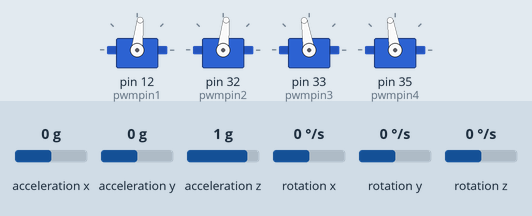
The program below on a simulated Raspberry Pi (header pin numbers). Parts: 4 × servo. The test bench sets the inputs (shaded band); at power-on: acceleration y 0 g, acceleration x 0 g, acceleration z 1 g, rotation x 0 °/s, rotation y 0 °/s, rotation z 0 °/s. Servo angles are drawn from the pulse width (0.5 ms = 0°, 2.5 ms = 180°); threads take turns every 2 ms; what the program prints to the terminal is not drawn.

Above: at 10.2 s.
10.3 s: acceleration y set to -0.8 g
At 12.6 s:
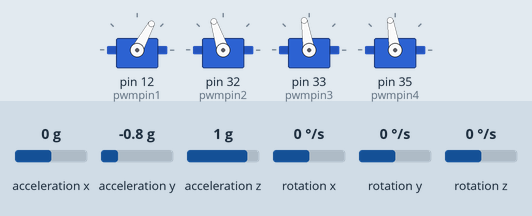
13.3 s: acceleration x set to -1.4 g
At 14.1 s:
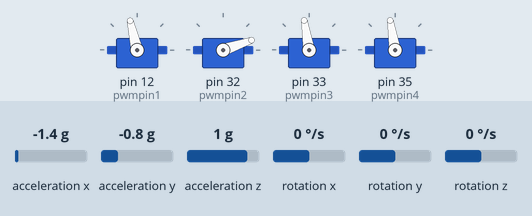
16.3 s: acceleration x set to -0.8 g
At 17.3 s:
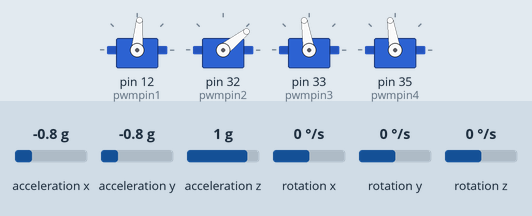
19.3 s: acceleration y set to -1.4 g
At 22.0 s:
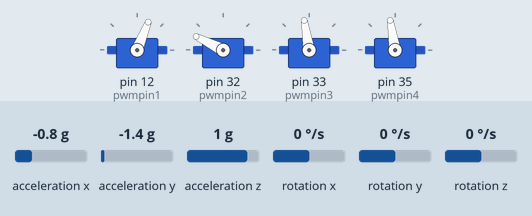
22.3 s: acceleration x set to 0 g
Timing chart, 0 to 61.5 s (numbered marks = the images above; inputs shaded):
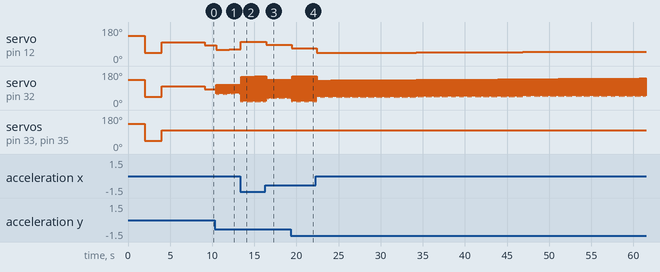

Measured:
- after the input at 10.3 s, servo on pin 12 (pwmpin1): 84° → 60° after 0.17 s, → 61° 1.6 s later
- after the input at 13.3 s, servo on pin 12 (pwmpin1): 61° → 103° after 0.11 s
- after the input at 16.3 s, servo on pin 12 (pwmpin1): 103° → 85° after 0.13 s, → 86° 2.2 s later
- after the input at 19.3 s, servo on pin 12 (pwmpin1): 86° → 67° after 0.15 s, → 68° 1.6 s later

The program:

mainfc.py
```python
#      MAIN TEST FILE
#      created by: Zozulia Dmytro 2023
#      Description: This file contains motors initialization from main file and tests with different duty cycles ftom 5 to 10
#      to understandn the values of PWM when motors start to lift drone up, make it hover in one place, softly land and standby

# imports
import RPi.GPIO as GPIO
import smbus
from time import sleep

import threading
import time


factor = -0.05


def my_function():
    # if factor < 0.75:
    global factor
    factor = factor + 0.001
    print(factor)
    return factor
   # print("Function called at:", time.strftime("%Y-%m-%d %H:%M:%S"))


def scheduler():
    while True:
        my_function()
        time.sleep(0.6)


# -------------------------- MPU SECTION -------------------------- #
##
# MPU6050 Registers&Address
##

PWR_MGMT_1 = 0x6B
SMPLRT_DIV = 0x19
CONFIG = 0x1A
GYRO_CONFIG = 0x1B
INT_ENABLE = 0x38
ACCEL_XOUT = 0x3B
ACCEL_YOUT = 0x3D
ACCEL_ZOUT = 0x3F
GYRO_XOUT = 0x43
GYRO_YOUT = 0x45
GYRO_ZOUT = 0x47

bus = smbus.SMBus(1)  # or bus = smbus.SMBus(0) for older version boards

Device_Address = 0x68  # MPU6050 device address
# -------------------------- MPU SECTION -------------------------- #
##
# Init MPU
##


def MPU_Init():

    # write to sample rate register
    bus.write_byte_data(Device_Address, SMPLRT_DIV, 7)

    # Write to power management register
    bus.write_byte_data(Device_Address, PWR_MGMT_1, 1)

    # Write to Configuration register
    bus.write_byte_data(Device_Address, CONFIG, 0)

    # Write to Gyro configuration register
    bus.write_byte_data(Device_Address, GYRO_CONFIG, 24)

    # Write to interrupt enable register
    bus.write_byte_data(Device_Address, INT_ENABLE, 1)


def read_raw_data(addr):
    # Accelero and Gyro value are 16-bit
    high = bus.read_byte_data(Device_Address, addr)
    low = bus.read_byte_data(Device_Address, addr+1)

    # concatenate higher and lower value
    value = ((high << 8) | low)

    # to get signed value from mpu6050
    if (value > 32768):
        value = value - 65536
    return value


# -------------------------- MPU SECTION -------------------------- #

# -------------------------- PID SECTION -------------------------- #
integral_ = 0.0
prev_err = 0.0
##
# calc_pid function for calculaction PID output value
##


def calc_pid(input_angle, set_angle, Kp, Ki, Kd, dt):
    err = set_angle - input_angle
    integral_ = 0.0
    prev_err = 0.0
    integral_ += err * dt
    D = (err - prev_err) / dt
    prev_err = err
    return (err * Kp + integral_ * Ki + D * Kd)
##
# scaled_value function for adjusting esc-raw values
##

def scaled_value_(value, old_min, old_max, new_min, new_max, scaling_factor=1.0):
    new_value = (value - old_min) * (new_max - new_min) / \
        (old_max - old_min) + new_min
    scaled_new_value = new_value +  new_value * scaling_factor
    return scaled_new_value

def scaled_value(value, old_min, old_max, new_min, new_max):
    new_value = (value - old_min)*(new_max - new_min) / \
        (old_max - old_min) + new_min
    return new_value


def scaled_value_factor(value, old_min, old_max, new_min, new_max, speed_factor=1.0):
    new_value_scaled = (value - old_min)*(new_max - new_min) / \
        (old_max - old_min) + new_min

    return new_value_scaled + speed_factor

# -------------------------- PID SECTION -------------------------- #


# pins
pwmpin1 = 12  # front-rigt-ccw
pwmpin2 = 32  # rear-right -cw
pwmpin3 = 33  # rear-left-ccw
pwmpin4 = 35  # front - left -cw

# sets
GPIO.setwarnings(False)
GPIO.setmode(GPIO.BOARD)

# configuring ports for out
GPIO.setup(pwmpin1, GPIO.OUT)
GPIO.setup(pwmpin2, GPIO.OUT)
GPIO.setup(pwmpin3, GPIO.OUT)
GPIO.setup(pwmpin4, GPIO.OUT)

# configuring ports for PWM for 50 Herz
pi_pwm1 = GPIO.PWM(pwmpin1, 50)
pi_pwm2 = GPIO.PWM(pwmpin2, 50)
pi_pwm3 = GPIO.PWM(pwmpin3, 50)
pi_pwm4 = GPIO.PWM(pwmpin4, 50)

# init motors


def motors_init():

    print("init")
    pi_pwm1.start(10)
    pi_pwm2.start(10)
    pi_pwm3.start(10)
    pi_pwm4.start(10)

    sleep(2)

    pi_pwm1.ChangeDutyCycle(5)
    pi_pwm2.ChangeDutyCycle(5)
    pi_pwm3.ChangeDutyCycle(5)
    pi_pwm4.ChangeDutyCycle(5)

    sleep(2)

    pi_pwm1.ChangeDutyCycle(8)
    pi_pwm2.ChangeDutyCycle(8)
    pi_pwm3.ChangeDutyCycle(8)
    pi_pwm4.ChangeDutyCycle(8)

    sleep(3)
    print("END init")

# Change duty cycle of motors


def motors_cdc(duty_cycle_value):

    pi_pwm1.ChangeDutyCycle(duty_cycle_value)
    pi_pwm2.ChangeDutyCycle(duty_cycle_value)
    pi_pwm3.ChangeDutyCycle(duty_cycle_value)
    pi_pwm4.ChangeDutyCycle(duty_cycle_value)
    print("Current duty cycle is: ", duty_cycle_value)


# main
if __name__ == "__main__":

        MPU_Init()

   # print("Mpu init - ok \n\n")
   # print("Duty Cycle Test \n\n")
   # print("Init motors? y/n")
    #answer = input(">>> ")
    #if answer == "y":

        motors_init()
        sleep(2)
        print("Motors are initialized")

        scheduler_thread = threading.Thread(target=scheduler)
        scheduler_thread.start()

        while True:

            acc_x = read_raw_data(ACCEL_XOUT)
            acc_y = read_raw_data(ACCEL_YOUT)
            acc_z = read_raw_data(ACCEL_ZOUT)

            # Read Gyroscope raw value
            gyro_x = read_raw_data(GYRO_XOUT)
            gyro_y = read_raw_data(GYRO_YOUT)
            gyro_z = read_raw_data(GYRO_ZOUT)

            Ax = acc_x/16384.0
            Ay = acc_y/16384.0
            Az = acc_z/16384.0

            Gx = gyro_x/131.0
            Gy = gyro_y/131.0
            Gz = gyro_z/131.0

            in_min = 1
            in_max = -1
            out_min = 0
            out_max = 180

            # Convert accelerometer Y axis values from 0 to 180
            value = (Ay - in_min) * (out_max - out_min) / \
                (in_max - in_min) + out_min

            value = int(value)
            value_x = (Ax - in_min) * (out_max - out_min) / \
                (in_max - in_min) + out_min
            value_x = int(value_x)
            #         angle(value) # Rotate the servo motor using the sensor values
            sleep(0.08)

            pid_output_pitch = calc_pid(value_x, 90, 1.0, 2.0, 3.0, 0.08)
            pid_output_roll = calc_pid(value, 90, 1.0, 2.0, 3.0, 0.08)

            esc_1 = 7.5 - pid_output_pitch + pid_output_roll

            esc_2 = 7.5 + pid_output_pitch + pid_output_roll

            esc_3 = 7.5 + pid_output_pitch - pid_output_roll

            esc_4 = 7.5 - pid_output_pitch - pid_output_roll

            esc_1 = scaled_value_(esc_1, -5000, 5000, 5, 10, factor)
            esc_2 = scaled_value_(esc_2, -5000, 5000, 5, 10, factor)
            esc_3 = scaled_value_(esc_3, -5000, 5000, 5, 10, factor)
            esc_4 = scaled_value_(esc_4, -5000, 5000, 5, 10, factor)
            print("------------")
            print(esc_1)
            print(esc_2)
            print(esc_3)
            print(esc_4)
            print("------------")

            pi_pwm1.ChangeDutyCycle(esc_1)
            pi_pwm2.ChangeDutyCycle(esc_2)
            pi_pwm2.ChangeDutyCycle(esc_3)
            pi_pwm2.ChangeDutyCycle(esc_4)

            # print("Enter duty cycle value: ")
            # duty_cycle_value = float(input(">>> "))
            # motors_cdc(duty_cycle_value)

   # else:
    #    print("Motors are not initialized")
```
